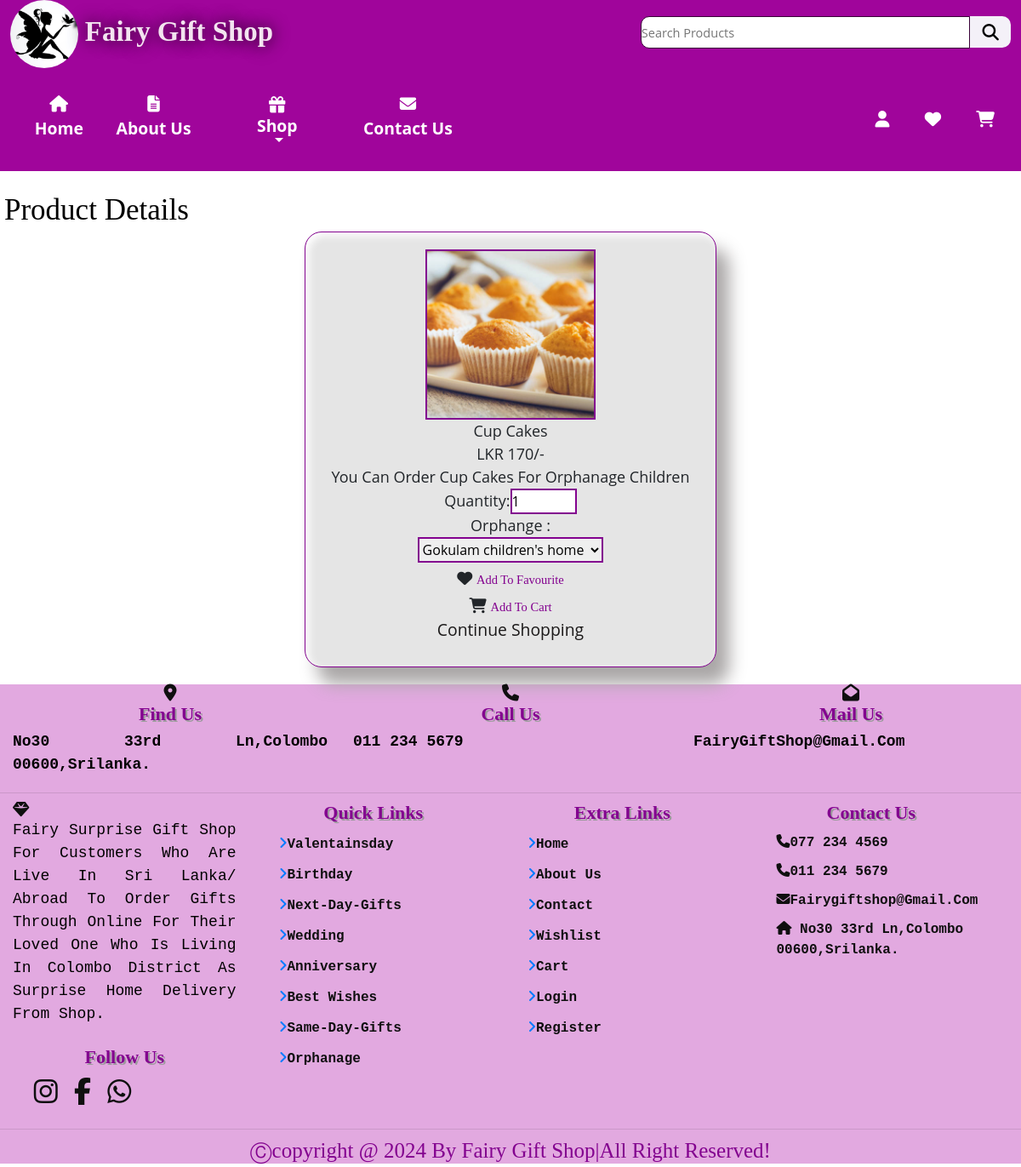
Screenshot of /Oview_page.php?pid=321 with the database file from the repository.
### tables this page shows
CREATE TABLE `products` (
  `Product_ID` int(255) NOT NULL,
  `SC_ID` int(11) NOT NULL,
  `Product_Name` varchar(255) NOT NULL,
  `Product_Price` varchar(255) NOT NULL,
  `Product_Quote` varchar(255) NOT NULL,
  `Product_Details` varchar(255) NOT NULL,
  `Product_Image` varchar(255) NOT NULL
);

### Oview_page.php (the view, shortened to what this page needs)
<?php
@include 'config.php';
?>
<!DOCTYPE html>
<html lang="en">
<head>
   <link rel="stylesheet" href="https://cdn.jsdelivr.net/npm/bootstrap@4.4.1/dist/css/bootstrap.min.css" >
   <link rel="stylesheet" href="https://cdnjs.cloudflare.com/ajax/libs/font-awesome/6.0.0/css/all.min.css">
   <link rel="stylesheet" href="CSS/orphan.css?v=<?php echo time(); ?>">
   <link rel="stylesheet" href="CSS/HeaderFooterStyle.css?v=<?php echo time(); ?>">
 <?php include("Header.php"); ?> <br>
</head>
<body>
<section class="quick-view">
    <h1 class="titleovp">product details</h1>
    <?php
        if(isset($_GET['pid'])){
            $pid = $_GET['pid'];
            $select_products = mysqli_query($connect, "SELECT * FROM `products` WHERE Product_ID = '$pid'") or die('query failed');
         if(mysqli_num_rows($select_products) > 0){
            while($fetch_products = mysqli_fetch_assoc($select_products)){
    ?>
    <form action="" method="POST" class="form">
         <img src="uploaded_img/<?php echo $fetch_products['Product_Image']; ?>" alt="" class="image">
         <div class="name"><?php echo $fetch_products['Product_Name']; ?></div>
         <div class="price"> LKR <?php echo $fetch_products['Product_Price']; ?>/-</div>
         <div class="details"><?php echo $fetch_products['Product_Details']; ?></div>
 <label for="quantity" class="labelovp"> Quantity:<input type="number" name="quantity" value="1" min="0" class="qty"> <br>
<label for="orphanage" class="orphanage"> Orphange :
          <select name="orphanage" id="orphanage" class="homel">
          <option value="Gokulam"> Gokulam children's home</option>
         </label>
<br>
         <i class="fa fa-heart"> </i> <input type="submit" value ="Add To Favourite" name="add_to_wishlist" class="btnovp"> <br>
         <i class="fa fa-shopping-cart"> </i> <input type="submit" value ="Add To Cart" name="add_to_cart" class="btnovp">
      </form>
    <?php
            }
        }else{
        echo '<p class="empty">no products details available!</p>';
        }
    }
    ?><br>
    <div class="more-btn">
        <a href="orphanage.php" class="bbtn"> Continue Shopping </a>
    </div>
</section>
   <?php include("footer.php"); ?>
</body>
</html>

### CSS/orphan.css (style rules this page uses)
body { background:white; }
h1,h2,h3,h4 { font-family: Cambria; color:#83028f; font-size: 25px; font-weight:normal; text-align: center; }
.quick-view form { max-width: 50rem; padding:2rem; text-align: center; border: 2px solid black; box-shadow: 15px 20px 20px rgb(170, 167, 167), inset 4px 4px 10px white; border-radius:20px; background-color: white; margin:0 auto; background-color: #e5e5e5; border:#83028f 1.5px solid; position: relative; font-size: 18px; }
.quick-view form .image { height:200px; width:200px; object-fit: cover; border: 2px solid #83028f; }
.form { font-family:Georgia; font-size: 20px; align-items: center; }
.titleovp { margin-top: 10px; margin-left: 5px; color: black; text-align: left; font-size: 35px; font-family: Verdana; }
.qty { border:2px solid #83028f; height:30px; width:25%; font-size:16px; }
.homel { border:2px solid #83028f; height:30px; width:70%; font-size:16px; }
.btnovp { margin-top:10px; color:#83028f; font-size: 1.5rem; background-color: #e5e5e5; border:none; font-family: Verdana; text-decoration: none; }
.bbtn { color:rgb(27, 25, 25); font-size: 2rem; }

### CSS/HeaderFooterStyle.css (style rules this page uses)
* { font-family: "Open Sans", sans-serif; margin: 0; padding: 0; box-sizing: border-box; text-transform: capitalize; text-decoration: none; }
html { font-size: 60.5%; }

### rows the page displays
products: Product_Image (picture), Product_Name "Cup Cakes", Product_Price "170", Product_Details "You Can Order Cup Cakes For Orphanage Children"
